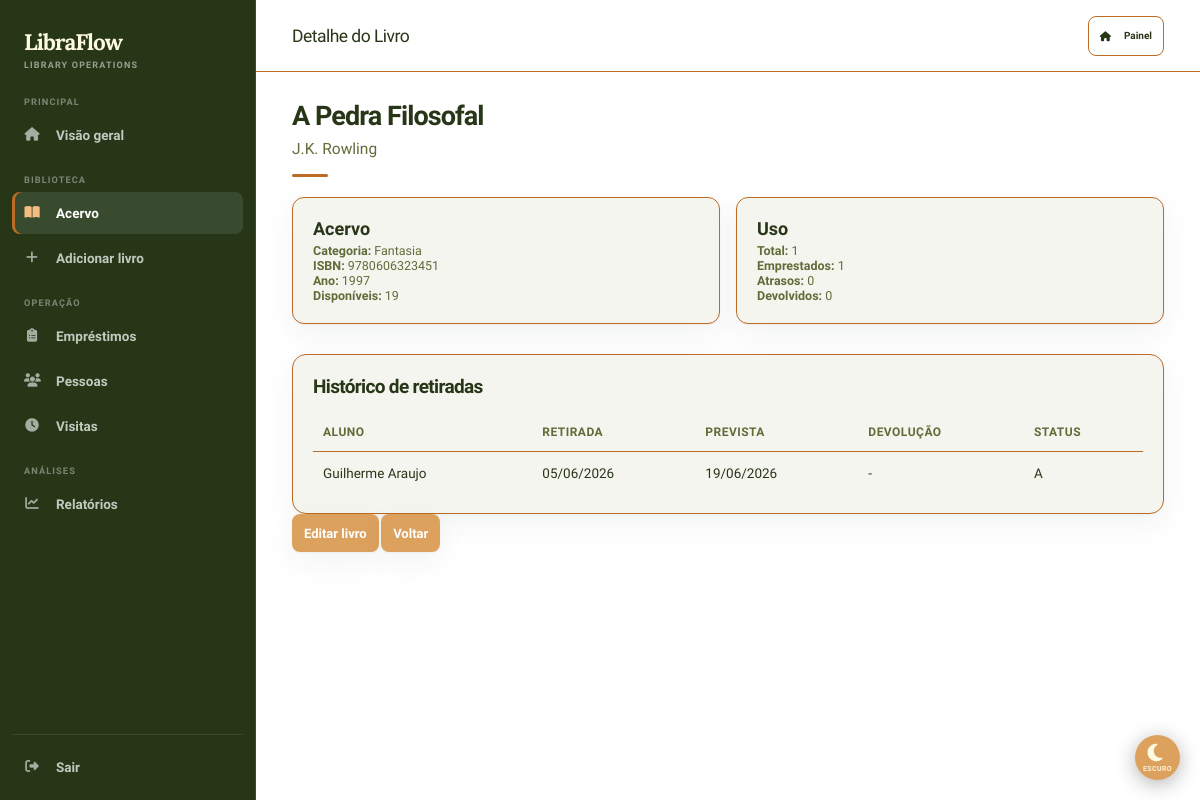
The app's page /public/admin/detalhe_livro.php?id=1 (signed in) with its own data.
### tables this page shows
CREATE TABLE `livros` (
  `id` int(11) NOT NULL,
  `titulo` varchar(200) NOT NULL,
  `autor` varchar(150) NOT NULL,
  `subtitulo` varchar(200) DEFAULT NULL,
  `ano` smallint(6) DEFAULT NULL,
  `descricao` text DEFAULT NULL,
  `isbn` varchar(20) DEFAULT NULL,
  `capa` varchar(255) DEFAULT NULL,
  `quantidade` int(11) NOT NULL DEFAULT 1,
  `id_categoria` int(11) DEFAULT NULL,
  `criado_em` datetime NOT NULL DEFAULT current_timestamp()
);

CREATE TABLE `categorias` (
  `id` int(11) NOT NULL,
  `nome` varchar(100) NOT NULL,
  `descricao` varchar(255) DEFAULT NULL
);

CREATE TABLE `emprestimos` (
  `id` int(11) NOT NULL,
  `id_usuario` int(11) NOT NULL,
  `id_livro` int(11) NOT NULL,
  `data_emprestimo` date NOT NULL,
  `data_prevista_devolucao` date DEFAULT NULL,
  `data_devolucao` date DEFAULT NULL,
  `status` char(1) NOT NULL DEFAULT 'A',
  `criado_em` timestamp NOT NULL DEFAULT current_timestamp()
);

CREATE TABLE `usuarios` (
  `id` int(11) NOT NULL,
  `nome` varchar(100) NOT NULL,
  `email` varchar(150) NOT NULL,
  `telefone` varchar(20) DEFAULT NULL,
  `rm` varchar(30) DEFAULT NULL,
  `endereco` varchar(255) DEFAULT NULL,
  `idade` int(11) DEFAULT NULL,
  `senha` varchar(255) NOT NULL,
  `tipo` char(1) NOT NULL DEFAULT 'A' COMMENT 'A=Aluno D=Admin',
  `criado_em` datetime NOT NULL DEFAULT current_timestamp()
);

### public/admin/detalhe_livro.php (the view, shortened to what this page needs)
<?php
require $_SERVER['DOCUMENT_ROOT'] . '/LibraFlow/app/config/conexao.php';
$id = intval($_GET['id'] ?? 0);
$stmt = $conn->prepare("SELECT l.*, c.nome AS categoria_nome FROM livros l LEFT JOIN categorias c ON c.id = l.id_categoria WHERE l.id = ?");
$stmt->execute([$id]);
$livro = $stmt->fetch();
$indicadores = $conn->prepare("SELECT COUNT(*) AS total, SUM(status IN ('A','V')) AS abertos, SUM(status = 'V') AS atrasos, SUM(status = 'D') AS devolvidos FROM emprestimos WHERE id_livro = ?");
$indicadores->execute([$id]);
$indicadores = $indicadores->fetch();
$stmt = $conn->prepare("SELECT e.*, u.nome, u.email FROM emprestimos e JOIN usuarios u ON u.id = e.id_usuario WHERE e.id_livro = ? ORDER BY e.data_emprestimo DESC, e.id DESC");
$stmt->execute([$id]);
$historico = $stmt->fetchAll();
?>
<!DOCTYPE html>
<html lang="pt-BR">
<head>
    <link rel="stylesheet" href="style.css"><link rel="stylesheet" href="darkmode-btn.css">
    <link rel="stylesheet" href="https://cdnjs.cloudflare.com/ajax/libs/font-awesome/6.5.0/css/all.min.css">
</head>
<body>
    <aside><div class="logo-aside"><span>LibraFlow</span></div><ul>
        <li class="nav-section">Principal</li><li><a href="/LibraFlow/public/admin/Admin.php"><i class="fas fa-house nav-icon" aria-hidden="true"></i> Visão geral</a></li>
        <li class="nav-section">Biblioteca</li><li><a href="/LibraFlow/public/admin/listar_livros.php" class="ativo"><i class="fas fa-book-open nav-icon" aria-hidden="true"></i> Acervo</a></li><li><a href="/LibraFlow/public/admin/cadastrar_livro.php"><i class="fas fa-plus nav-icon" aria-hidden="true"></i> Adicionar livro</a></li>
        <li class="nav-section">Operação</li><li><a href="/LibraFlow/public/admin/emprestimos.php"><i class="fas fa-clipboard-list nav-icon" aria-hidden="true"></i> Empréstimos</a></li><li><a href="/LibraFlow/public/admin/usuarios.php"><i class="fas fa-users nav-icon" aria-hidden="true"></i> Pessoas</a></li><li><a href="/LibraFlow/public/admin/visitas.php"><i class="fas fa-clock nav-icon" aria-hidden="true"></i> Visitas</a></li>
        <li class="nav-section">Análises</li><li><a href="/LibraFlow/public/admin/relatorios/index.php"><i class="fas fa-chart-line nav-icon" aria-hidden="true"></i> Relatórios</a></li><div class="sidebar-down"><li><a href="/LibraFlow/public/auth/logout.php"><i class="fas fa-right-from-bracket nav-icon" aria-hidden="true"></i> Sair</a></li></div>
    </ul></aside>
    <nav><div class="logo-nav"><span>Detalhe do Livro</span></div><div class="right"><a class="admin-nav-link" href="/LibraFlow/public/admin/Admin.php"><i class="fas fa-house" aria-hidden="true"></i> Painel</a></div></nav>
    <header><h1><?= htmlspecialchars($livro['titulo']) ?></h1><p><?= htmlspecialchars($livro['autor']) ?></p></header>
    <main>
        <section class="detalhe-grid">
            <article class="detalhe-card"><h2>Acervo</h2><p><strong>Categoria:</strong> <?= htmlspecialchars($livro['categoria_nome'] ?: '-') ?></p><p><strong>ISBN:</strong> <?= htmlspecialchars($livro['isbn'] ?: '-') ?></p><p><strong>Ano:</strong> <?= htmlspecialchars($livro['ano'] ?: '-') ?></p><p><strong>Disponíveis:</strong> <?= (int) $livro['quantidade'] ?></p></article>
            <article class="detalhe-card"><h2>Uso</h2><p><strong>Total:</strong> <?= (int) $indicadores['total'] ?></p><p><strong>Emprestados:</strong> <?= (int) $indicadores['abertos'] ?></p><p><strong>Atrasos:</strong> <?= (int) $indicadores['atrasos'] ?></p><p><strong>Devolvidos:</strong> <?= (int) $indicadores['devolvidos'] ?></p></article>
        </section>
        <section class="historico"><h2>Histórico de retiradas</h2><table><thead><tr><th>Aluno</th><th>Retirada</th><th>Prevista</th><th>Devolução</th><th>Status</th></tr></thead><tbody>
        <?php foreach ($historico as $item): ?><tr><td><?= htmlspecialchars($item['nome']) ?></td><td><?= date('d/m/Y', strtotime($item['data_emprestimo'])) ?></td><td><?= $item['data_prevista_devolucao'] ? date('d/m/Y', strtotime($item['data_prevista_devolucao'])) : '-' ?></td><td><?= $item['data_devolucao'] ? date('d/m/Y', strtotime($item['data_devolucao'])) : '-' ?></td><td><?= htmlspecialchars($item['status']) ?></td></tr><?php endforeach; ?>
        </tbody></table></section>
        <a class="btn-novo" href="editar_livro.php?id=<?= $livro['id'] ?>">Editar livro</a> <a class="btn-novo" href="listar_livros.php">Voltar</a>
    </main>
    <button id="themeToggle" class="theme-toggle-float"><span id="themeIcon"><i class="fas fa-moon"></i></span><span id="themeLabel">Escuro</span></button><script src="darkmode.js"></script>
</body>
</html>

### public/admin/darkmode-btn.css (style rules this page uses)
.theme-toggle-float #themeIcon { font-size: 2rem; line-height: 1; transition: transform 0.3s ease; }
.theme-toggle-float #themeLabel { font-size: 0.7rem; font-weight: 600; text-transform: uppercase; letter-spacing: 0.05em; opacity: 0.9; }
body.theme-transition-enabled { transition: background 0.4s ease, color 0.4s ease; }

### records on screen
livros: titulo "A Pedra Filosofal", autor "J.K. Rowling", id_categoria.nome "Fantasia", isbn "9780606323451", ano "1997", quantidade "19"
emprestimos: id_usuario.nome "Guilherme Araujo", data_emprestimo "05/06/2026", data_prevista_devolucao "19/06/2026", status "A"

### other values on screen
$indicadores['total'] "1"
$indicadores['abertos'] "1"
$indicadores['atrasos'] "0"
$indicadores['devolvidos'] "0"
